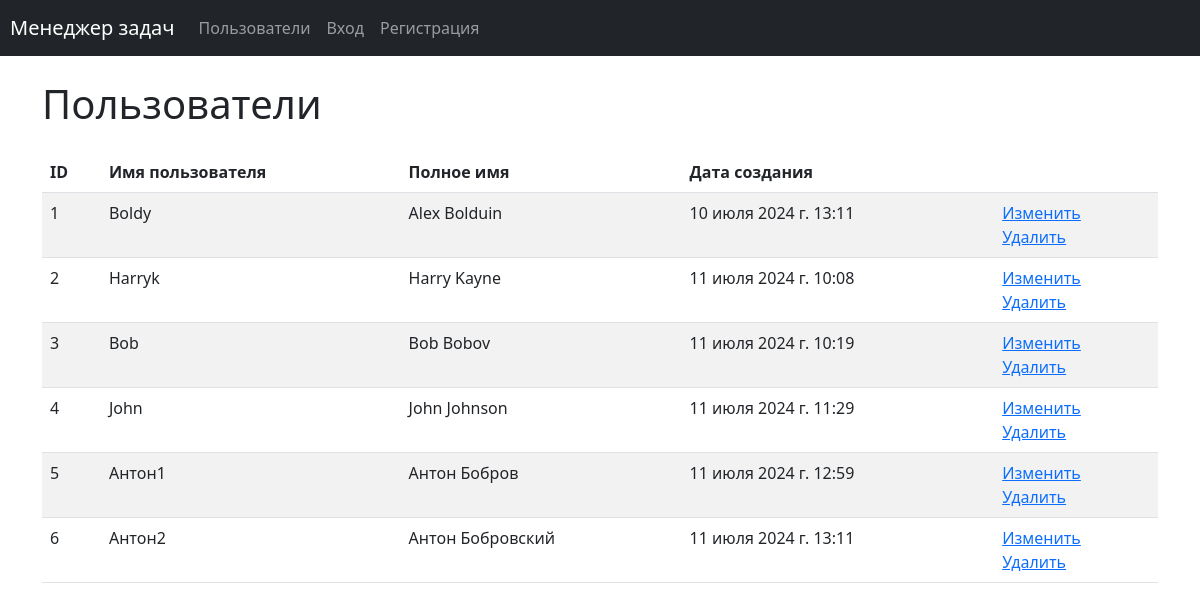
The app's page /users/, older data.
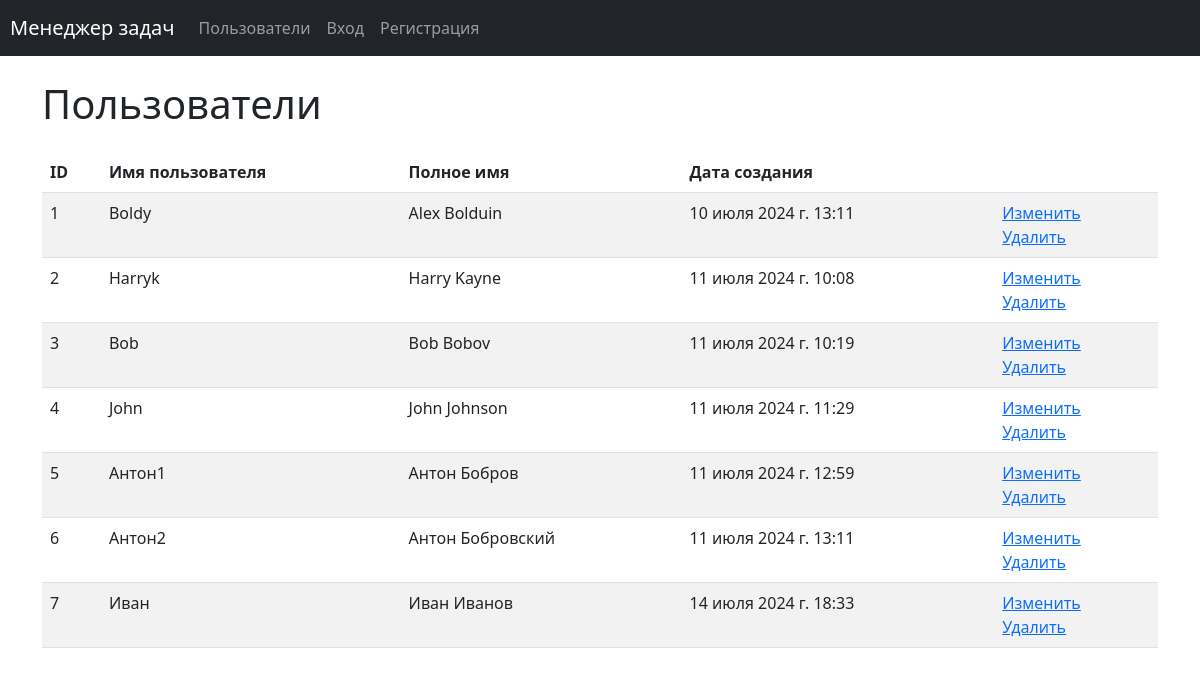
The same page, newer data.
### task_manager/users/models.py (models this page shows, shortened)
class User(AbstractUser):
    groups = models.ManyToManyField(Group, related_name='auth_user_groups')
    user_permissions = models.ManyToManyField(Permission, related_name='auth_user_permissions')
    first_name = models.CharField(max_length=150)
    last_name = models.CharField(max_length=150)

### task_manager/users/views.py (the view)
# urls.py: path('', UsersListView.as_view(), name='users'),
class UsersListView(ListView):
    template_name = 'users/index.html'
    model = User
    context_object_name = 'users'

### task_manager/templates/users/index.html (shortened to what this page needs)
{% extends "base.html" %}
{% load i18n %}
{% load django_bootstrap5 %}
{% block content %}
<div class="container wrapper flex-grow-1">
    <h1 class="my-4">
Пользователи
    </h1>
<table class="table table-striped">
<thead>
  <tr>
    <th>ID</th>
    <th>{% trans 'Username' %}</th>
    <th>{% trans 'Full name' %}</th>
    <th>{% trans 'Creation date' %}</th>
    <th></th>
  </tr>
</thead>
<tbody>
  {% if users %}
  {% for user in users %}
    <tr>
      <td>{{ user.id }}</td>
      <td>{{ user.username }}</td>
      <td>{{ user.get_full_name }}</td>
      <td>{{ user.date_joined }}</td>
      <td>
        <a href="{% url 'user_update' user.id %}">{% trans "Update" %}</a>
        <br>
        <a href="{% url 'users' %}">{% trans "Delete" %}</a>
      </td>
    </tr>
  {% endfor %}
  {% endif %}
</tbody>
</table>
</div>
{% endblock content %}

Row changes from the older to the newer data that the page shows:
added User: id "7", username "Иван", get_full_name "Иван Иванов", date_joined "14 июля 2024 г. 18:33"
